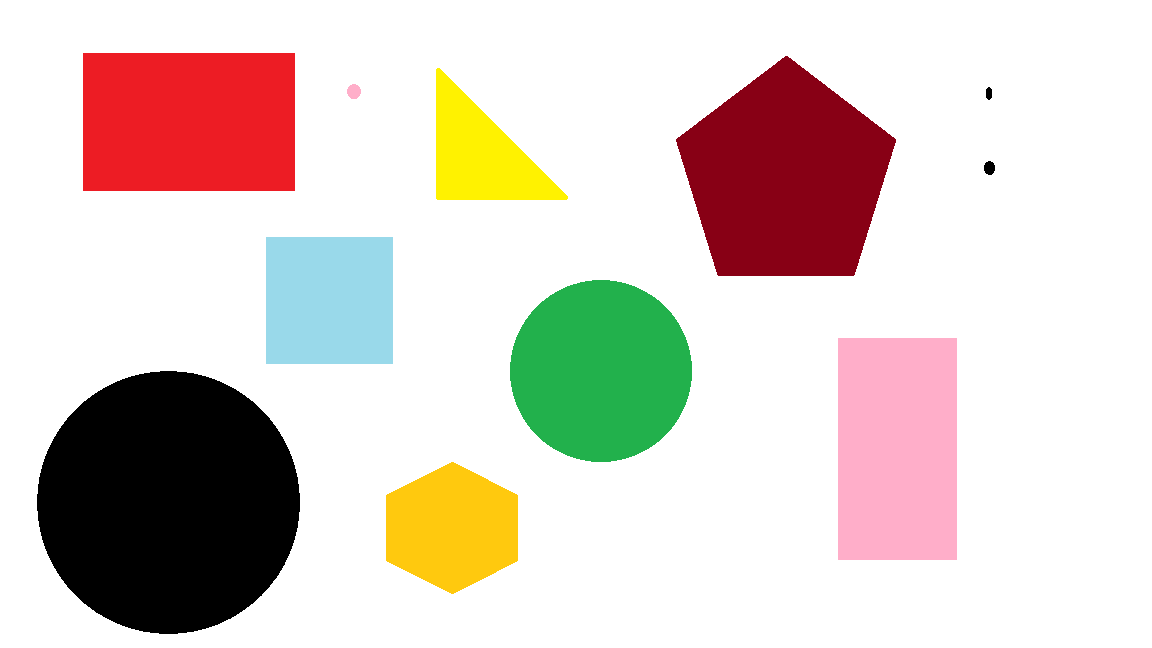
//> input picture TopLearn_Introduction to opencv in c++/Resources/shapes.png, 1152 x 648 px
$ ./source_7   (built with g++ and OpenCV 4)
//> lines starting //> are read from the running program, lines starting //| are printed output that depends on the picture; after the words box and inside, x2 and y2 are one past the last pixel; in counts of white or black regions, pixels touching at a corner belong together
#include<iostream>
#include<opencv2/imgcodecs.hpp>
#include<opencv2/highgui.hpp>
#include<opencv2/imgproc.hpp>
// include logger
#include <opencv2/core/utils/logger.hpp>


using namespace std;
using namespace cv;


void get_contours(Mat, Mat);


int main()
{

	// set logger to silent mode
	cv::utils::logging::setLogLevel(cv::utils::logging::LogLevel::LOG_LEVEL_SILENT);

	string img_path = "Resources/shapes.png";
	Mat img = imread(img_path);
//> img is the input picture: 648 rows x 1152 cols, CV_8UC3; mean B, G, R 201.3, 208.5, 220.4
	resize(img, img, Size(), 0.75, 0.75);
//> img: 486 rows x 864 cols, CV_8UC3

	//preprocess
	Mat img_gray, img_blur, img_canny, img_dil;
	cvtColor(img, img_gray, COLOR_BGR2GRAY);
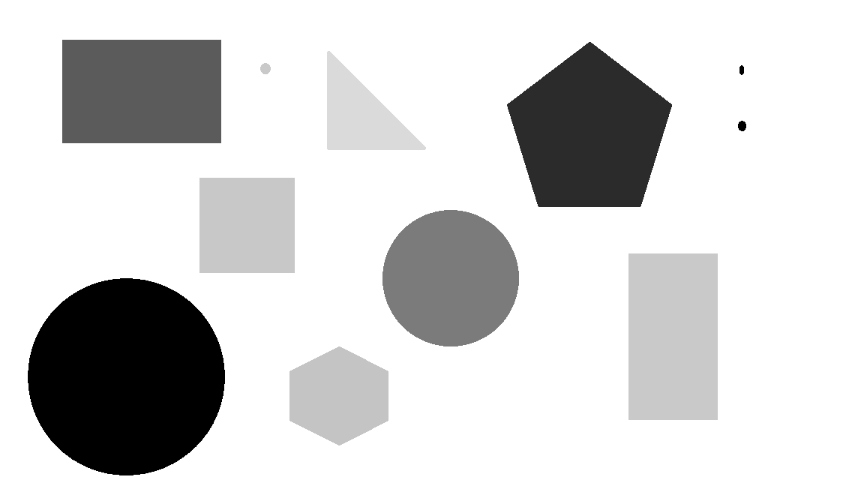
//> img_gray: 486 rows x 864 cols, CV_8UC1; min 0, max 255, mean 211.2
	GaussianBlur(img_gray, img_blur, Size(3, 3), 5, 5);
	Canny(img_blur, img_canny, 25, 75);
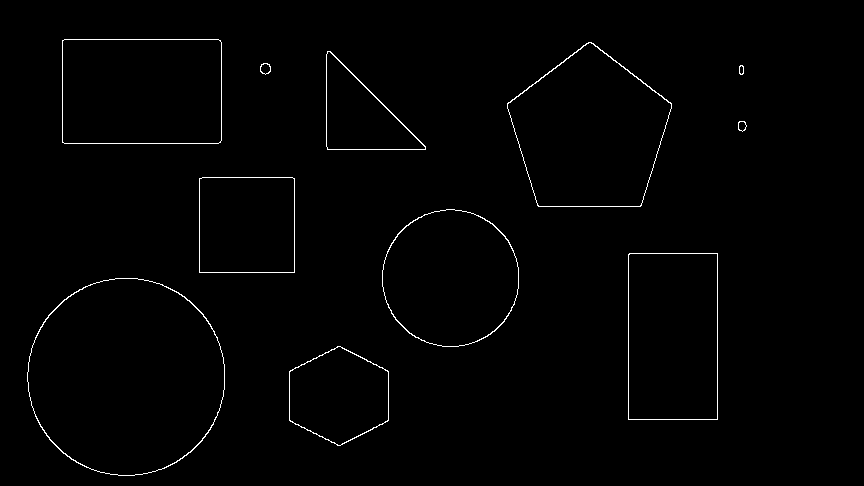
//> img_canny: 486 rows x 864 cols, CV_8UC1; 0.97% white in thin lines or dots, all inside (x1, y1, x2, y2) = (27, 39, 747, 476)
	Mat kernel = getStructuringElement(MORPH_RECT, Size(3, 3));
	dilate(img_canny, img_dil, kernel);
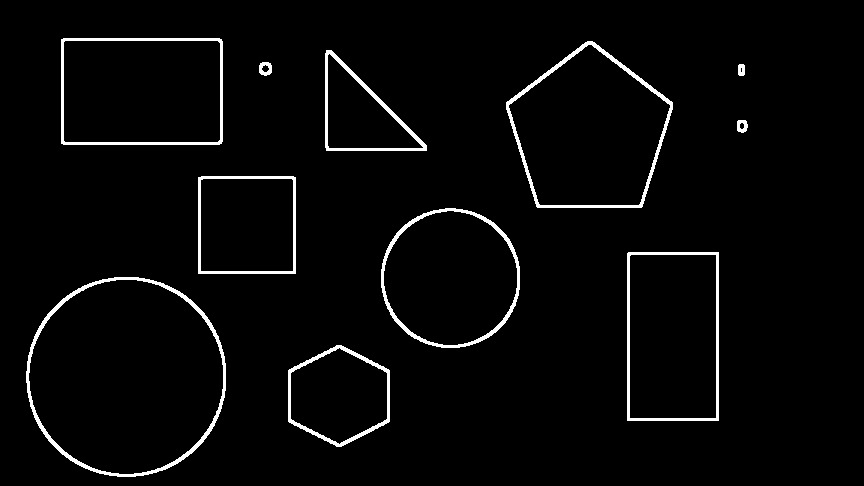
//> img_dil: 486 rows x 864 cols, CV_8UC1; 3% white; 11 white regions

	get_contours(img,img_dil);

	imshow("Image", img);
	// [4 lines of commented-out code are left out]


	waitKey(0);


	return 0;
}
//******************************//
void get_contours(Mat img, Mat img_dil)
{

	vector<vector<Point>> contours;
	vector<Vec4i> hierarchy;

	findContours(img_dil, contours, hierarchy, RETR_EXTERNAL, CHAIN_APPROX_SIMPLE);
//> contours = 11 contours; largest, box (x1, y1, x2, y2) and area: (26, 277, 226, 477) 31368, (506, 41, 673, 208) 19605, (61, 38, 223, 145) 17055, (627, 252, 719, 421) 15288, (381, 208, 520, 348) 15226
	//drawContours(img, contours, -1, Scalar(255, 50, 0), 2);

	vector<vector<Point>> ap_contours(contours.size());
//> ap_contours = 11 empty contours
	vector<Rect> bound_rect(contours.size());
	string obj_type;

	for (int i = 0; i < contours.size(); i++)
	{
		int area = contourArea(contours[i]);
		//cout << area<<endl;
		if (area > 500)
		{

			approxPolyDP(contours[i], ap_contours[i], 0.02 * arcLength(contours[i],true), true);
			drawContours(img, ap_contours, i, Scalar(255, 50, 0), 2);
			//cout << i << "\t" << ap_contours[i].size() << endl;

			bound_rect[i] = boundingRect(ap_contours[i]);
			//rectangle(img, bound_rect[i].tl(), bound_rect[i].br(), Scalar(50, 255, 0), 4);


			int n_corners = (int)ap_contours[i].size();
			float asp;

			if (n_corners == 3) obj_type = "Triangle";
			else if (n_corners == 4) {

				asp = (float)bound_rect[i].width / (float)bound_rect[i].height;
				if (asp < 1.05 && asp>0.95)
					obj_type = "Square";
				else
					obj_type = "Rectangle";
			}
			else if (n_corners == 5) obj_type = "Pentagon";
			else if (n_corners == 6) obj_type = "Hexagon";
			else if (n_corners > 6) obj_type = "Circle";


			putText(img, obj_type, { bound_rect[i].x,bound_rect[i].y - 5 }, FONT_HERSHEY_PLAIN, 1, Scalar(0, 100, 250), 2);
		}
	}
//> this loop made 11 passes
//> (area, n_corners, asp) on passes 3, 5, 11: (15287, 4, 0.544), (9405, 4, 1.01), (17055, 4, 1.53)
//> (area, n_corners) on passes 1, 2, 4, 9, 10: (7803, 6), (31368, 8), (15225, 8), (5582, 3), (19605, 5)
//> pass 1, in get_contours, `putText(img, obj_type, { bound_rect[i].x,bound_rect[i].y - 5 }, FONT_H..`:
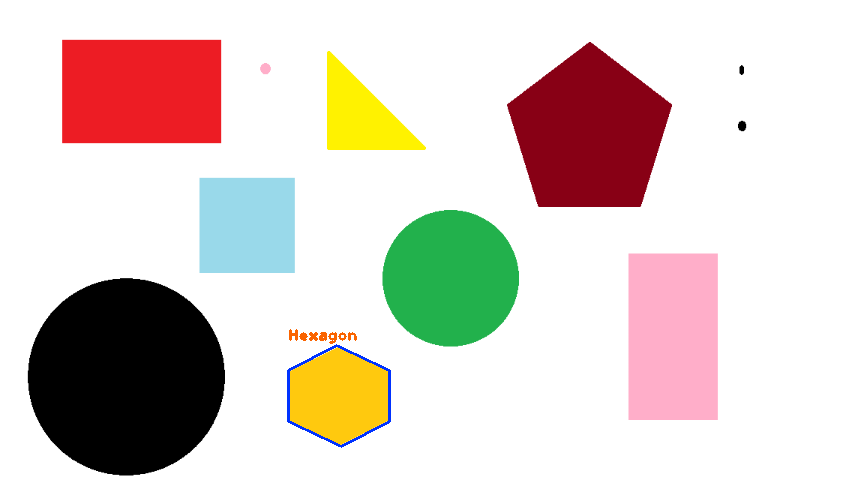
//> img: 486 rows x 864 cols, CV_8UC3; mean B, G, R 201.2, 207.9, 219.9
//> pass 2, in get_contours, `putText(img, obj_type, { bound_rect[i].x,bound_rect[i].y - 5 }, FONT_H..`:
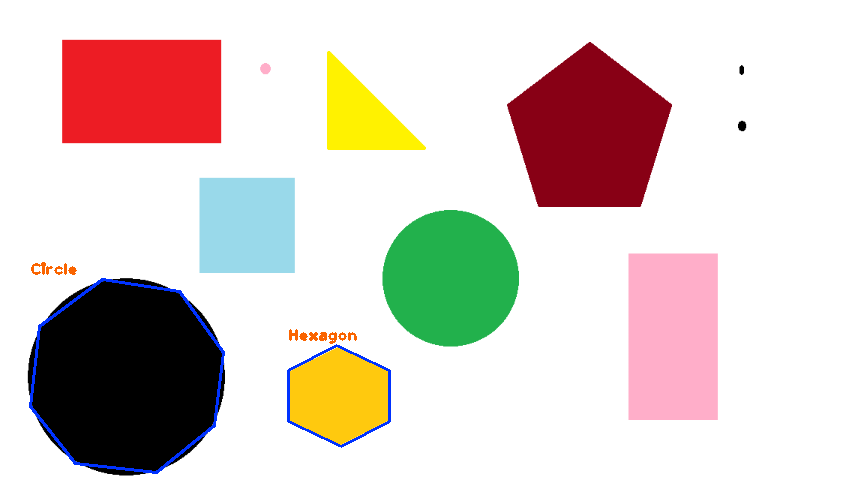
//> img: 486 rows x 864 cols, CV_8UC3; 0.52% of pixels changed, all inside (x1, y1, x2, y2) = (29, 262, 225, 474)
//> pass 3, in get_contours, `putText(img, obj_type, { bound_rect[i].x,bound_rect[i].y - 5 }, FONT_H..`:
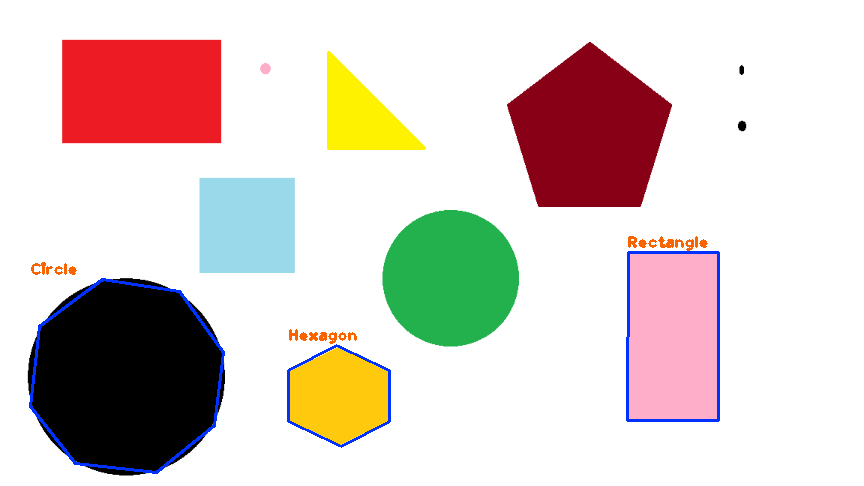
//> img: 486 rows x 864 cols, CV_8UC3; 0.48% of pixels changed, all inside (x1, y1, x2, y2) = (626, 236, 720, 422)
//> after the loop:
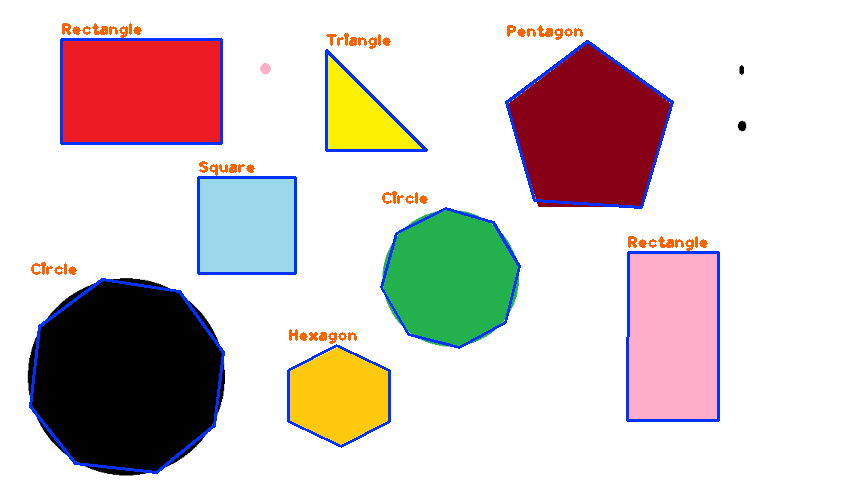
//> img: 486 rows x 864 cols, CV_8UC3; 2.02% of pixels changed, all inside (x1, y1, x2, y2) = (60, 23, 674, 349)


}
